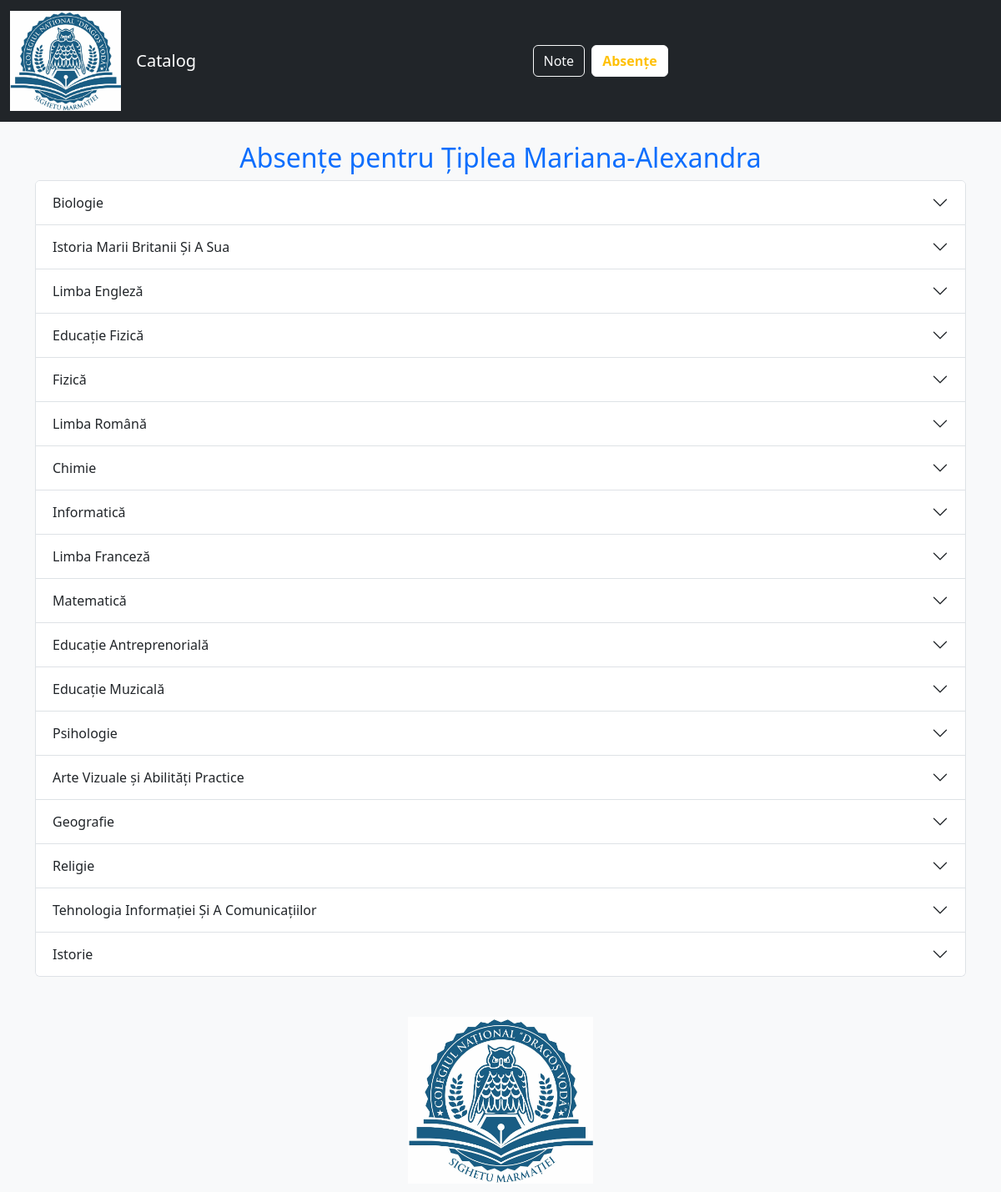
/absente, run on the app's committed database.
### tables this page shows
CREATE TABLE absente (
    id INTEGER PRIMARY KEY,
    elev_id INTEGER,
    materie_id INTEGER,
    data TEXT,
    motivata INTEGER DEFAULT 0,
    FOREIGN KEY (materie_id) REFERENCES materii(id)
);

CREATE TABLE materii (
    id INTEGER PRIMARY KEY,
    nume TEXT UNIQUE
);

### app.py (the view)
@app.route('/absente')
def absente():
    absente_elev = get_absente()
    return render_template('absente.html', elev_nume="Țiplea Mariana-Alexandra", absente=absente_elev)

### app.py (called while the page is built)
@app.template_filter('format_date')
def format_date(value):
    luni = [
        '', 'ianuarie', 'februarie', 'martie', 'aprilie', 'mai', 'iunie',
        'iulie', 'august', 'septembrie', 'octombrie', 'noiembrie', 'decembrie'
    ]
    try:
        date_obj = datetime.strptime(value, "%Y-%m-%d")
        return f"{date_obj.day} {luni[date_obj.month]} {date_obj.year}"
    except Exception:
        return value

def get_absente():
    conn = sqlite3.connect('catalog.db')
    c = conn.cursor()
    c.execute('''
        SELECT m.nume, a.data, a.motivata
        FROM absente a
        JOIN materii m ON a.materie_id = m.id
        WHERE a.elev_id = 1
        ORDER BY a.data DESC
    ''')
    rows = c.fetchall()
    conn.close()
    absente_pe_materii = {}
    for materie, data, motivata in rows:
        absente_pe_materii.setdefault(materie, []).append({
            'data': data,
            'motivata': bool(motivata)
        })
    return absente_pe_materii

### templates/absente.html (shortened to what this page needs)
<!DOCTYPE html>
<html lang="ro">
<head>
  <link href="https://cdn.jsdelivr.net/npm/bootstrap@5.3.3/dist/css/bootstrap.min.css" rel="stylesheet">
</head>
<body class="bg-light">
  <nav class="navbar navbar-expand-lg navbar-dark bg-dark">
    <div class="container-fluid">
      <a class="navbar-brand d-flex align-items-center" href="{{ url_for('note') }}">
        <img src="{{ url_for('static', filename='img/logo-CNDV-2019.jpg') }}" alt="Logo" class="logo-img">
        <span class="ms-2">Catalog</span>
      </a>
      <div class="collapse navbar-collapse justify-content-center" id="navbarNav">
        <div class="d-flex flex-wrap gap-2 mt-3 mt-lg-0">
          <a href="{{ url_for('note') }}" class="btn btn-outline-light {% if request.path == url_for('note') %}active fw-bold text-warning bg-white{% endif %}">Note</a>
          <a href="{{ url_for('absente') }}" class="btn btn-outline-light {% if request.path == url_for('absente') %}active fw-bold text-warning bg-white{% endif %}">Absențe</a>
        </div>
      </div>
    </div>
  </nav>
  <div class="container my-4">
    <h2 class="text-center text-primary">Absențe pentru {{ elev_nume }}</h2>
    <div class="accordion" id="absenteAccordion">
      {% for materie, absente_lista in absente.items() %}
        <div class="accordion-item">
          <h2 class="accordion-header" id="heading-{{ loop.index }}">
            <button class="accordion-button collapsed" type="button" data-bs-toggle="collapse" data-bs-target="#collapse-{{ loop.index }}">
              {{ materie }}
            </button>
          </h2>
        </div>
      {% endfor %}
    </div>
  </div>
  <footer class="bg-light text-center mt-5">
    <img src="{{ url_for('static', filename='img/logo-CNDV-2019.jpg') }}" alt="Logo CNDV Footer" class="footer-logo">
  </footer>
</body>
</html>

### templates/absente.html (style rules this page uses)
.logo-img { height: 120px; margin-right: 10px; }
.footer-logo { height: 200px; display: block; margin: 40px auto 10px auto; }

### data on the page
absente: nume "Biologie"
absente: nume "Istoria Marii Britanii Și A Sua"
absente: nume "Limba Engleză"
absente: nume "Educație Fizică"
absente: nume "Fizică"
absente: nume "Limba Română"
absente: nume "Chimie"
absente: nume "Informatică"
absente: nume "Limba Franceză"
absente: nume "Matematică"
absente: nume "Educație Antreprenorială"
absente: nume "Educație Muzicală"
absente: nume "Psihologie"
absente: nume "Arte Vizuale și Abilități Practice"
absente: nume "Geografie"
absente: nume "Religie"
absente: nume "Tehnologia Informației Și A Comunicațiilor"
absente: nume "Istorie"

### other printed values
{{ elev_nume }} "Țiplea Mariana-Alexandra"
